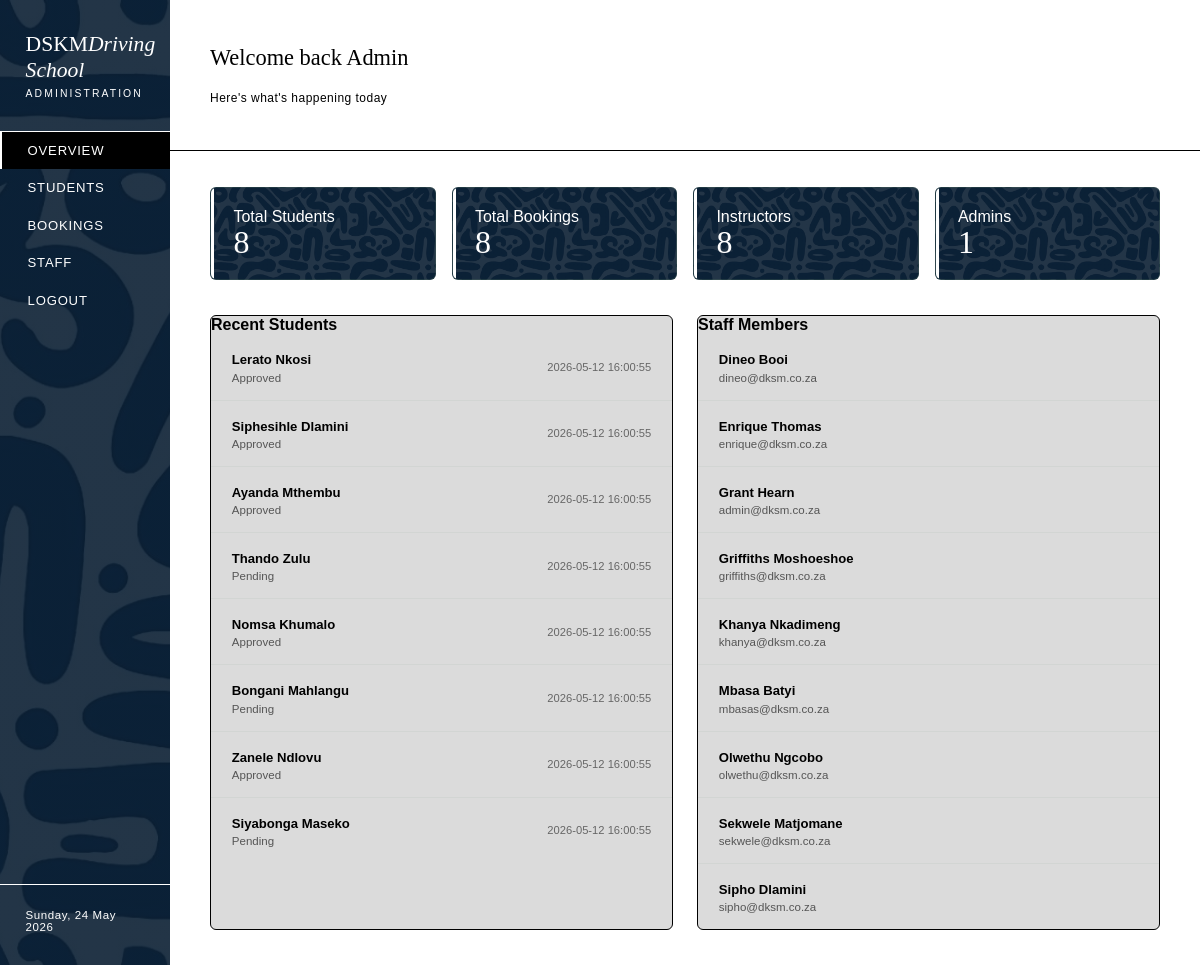
Page /administration/adminDasboard.php on the committed database.
### tables this page shows
CREATE TABLE student (
    student_id INT AUTO_INCREMENT PRIMARY KEY, 
    first_name VARCHAR(50), 
    last_name VARCHAR(50), 
    home_address VARCHAR(50), 
    username VARCHAR(50), 
    password VARCHAR(50), 
    email VARCHAR(100), 
    phone VARCHAR(15), 
    id_number VARCHAR(20), 
    learners_license_file VARCHAR(255), 
    learners_status VARCHAR(30) DEFAULT 'Pending', 
    user_level_id INT DEFAULT 3, 
    date_registered DATETIME DEFAULT CURRENT_TIMESTAMP);

CREATE TABLE users (
    user_id INT AUTO_INCREMENT PRIMARY KEY,
    user_name VARCHAR(50),
    user_pwd VARCHAR(50),
    user_full_name VARCHAR(100),
    phone VARCHAR(15),
    email VARCHAR(100),
    user_level_id INT
);

### administration/adminDasboard.php (the view, shortened to what this page needs)
<?php
    include_once "../incl/DatabaseConnection/dbConn.php";
    $totalStudents = $conn->query("SELECT COUNT(*) AS students
                                   FROM student")->fetch_assoc()['students'];
    $totalBookings = $conn->query("SELECT COUNT(*) AS bookings
                                   FROM booking_details")->fetch_assoc()['bookings'];
    $totalInstructors = $conn->query("SELECT COUNT(*) AS staff
                                      FROM users
                                      WHERE user_level_id = 2")->fetch_assoc()['staff'];
    $totalAdmins = $conn->query("SELECT COUNT(*) AS staff
                                 FROM users
                                 WHERE user_level_id = 1")->fetch_assoc()['staff'];
    $recentStudents = $conn->query("
        SELECT first_name, last_name, learners_status, date_registered
        FROM student
        ORDER BY date_registered DESC
    ");
    $staff = $conn->query("
        SELECT user_full_name, email
        FROM users
        ORDER BY user_full_name ASC
    ");
?>
<!DOCTYPE html>
<html lang="en">
<head>
    <link rel="stylesheet" href="../incl/style/administration/adminDashboard.css">
</head>
<body>
<div class="shell">
    <aside class="sidebar">
        <div class="sidebar-logo">
            <div class="wordmark">
                DSKM<em>Driving School</em>
            </div>
            <div class="sub">Administration</div>
        </div>
        <ul class="nav">
            <li><a href="#" class="active">Overview</a></li>
            <li><a href="/DSKMDrivingSchool/administration/students.php">Students</a></li>
            <li><a href="/DSKMDrivingSchool/administration/Bookings.php">Bookings</a></li>
            <li><a href="/DSKMDrivingSchool/administration/staff.php">Staff</a></li>
            <li><a href="/DSKMDrivingSchool/customers/index.html">Logout</a></li>
        </ul>
        <div class="sidebar-foot">
            <?php echo date('l, j M Y'); ?>
        </div>
    </aside>
    <div class="main">
        <header class="topbar">
            <div class="topbar-title">
                <h2>Welcome back Admin</h2>
                <br>
                <p>Here's what's happening today</p>
            </div>
        </header>
        <main class="content">
            <div class="stat-grid">
                <div class="stat-card">
                    <div>Total Students</div>
                    <div class="value"><?php echo $totalStudents; ?></div>
                </div>
                <div class="stat-card">
                    <div>Total Bookings</div>
                    <div class="value"><?php echo $totalBookings; ?></div>
                </div>
                <div class="stat-card">
                    <div>Instructors</div>
                    <div class="value"><?php echo $totalInstructors; ?></div>
                </div>
                <div class="stat-card">
                    <div>Admins</div>
                    <div class="value"><?php echo $totalAdmins; ?></div>
                </div>
            </div>
            <div class="lower-grid">
                <div class="panel">
                    <h4>Recent Students</h4>
                    <?php if ($recentStudents->num_rows > 0): ?>
                        <?php while ($row = $recentStudents->fetch_assoc()): ?>
                            <div class="activity-row">
                                <div>
                                    <strong>
                                        <?php echo $row['first_name'] . " " . $row['last_name']; ?>
                                    </strong>
                                    <p><?php echo $row['learners_status']; ?></p>
                                </div>
                                <span><?php echo $row['date_registered']; ?></span>
                            </div>
                        <?php endwhile; ?>
                    <?php else: ?>
                        <p>No students found</p>
                    <?php endif; ?>
                </div>
                <div class="panel">
                    <h4>Staff Members</h4>
                    <?php if ($staff->num_rows > 0): ?>
                        <?php while ($row = $staff->fetch_assoc()): ?>
                            <div class="activity-row">
                                <div>
                                    <strong><?php echo $row['user_full_name']; ?></strong>
                                    <p><?php echo $row['email']; ?></p>
                                </div>
                            </div>
                        <?php endwhile; ?>
                    <?php else: ?>
                        <p>No staff found</p>
                    <?php endif; ?>
                </div>
            </div>
        </main>
    </div>
</div>
</body>
</html>

### incl/style/administration/adminDashboard.css (style rules this page uses)
* { margin:0; padding:0; box-sizing:border-box; }
body { font-family:'Jost',sans-serif; background:white; color:black; min-height:100vh; overflow-x:hidden; }
.shell { position:relative; z-index:1; display:flex; min-height:100vh; }
.sidebar { width:170px; flex-shrink:0; background:linear-gradient(rgba(11, 31, 51, 0.9), rgba(11, 31, 51, 0.9)), url("../../images/mainBg.JPG"); background-size:cover; background-position:center; display:flex; flex-direction:column; padding:2rem 0; position:fixed; top:0; left:0; bottom:0; z-index:10; }
.sidebar-logo { padding:0 1.6rem 2rem; border-bottom:1px solid white; }
.sidebar-logo .wordmark { font-family:'Playfair Display',serif; font-size:1.35rem; font-weight:400; color:white; line-height:1.2; }
.sidebar-logo em { font-style:italic; color:white; }
.sidebar-logo .sub { font-size:.65rem; letter-spacing:.2em; text-transform:uppercase; color:white; margin-top:.25rem; }
.nav { flex:1; list-style:none; }
.nav li a { display:flex; align-items:center; gap:.75rem; padding:.7rem 1.6rem; font-size:.82rem; font-weight:500; letter-spacing:.06em; text-transform:uppercase; text-decoration:none; color:white; transition:all .2s; border-left:2px solid transparent; }
.nav li a:hover, .nav li a.active { color:white; background:black; border-left-color:white; }
.sidebar-foot { padding:1.5rem 1.6rem 0; border-top:1px solid white; font-size:.72rem; color:white; letter-spacing:.05em; }
.main { margin-left:170px; flex:1; display:flex; flex-direction:column; min-height:100vh; }
.topbar { display:flex; align-items:center; justify-content:space-between; padding:2.84rem 2.5rem; border-bottom:1px solid black; backdrop-filter:blur(6px); }
.topbar h2 { font-family:'Playfair Display',serif; font-weight:400; font-size:1.4rem; color:black; }
.topbar p { font-size:.75rem; color:black; letter-spacing:.04em; margin-top:.1rem; }
.content { flex:1; padding:2.2rem 2.5rem; }
.stat-grid { display:grid; grid-template-columns:repeat(auto-fit,minmax(180px,1fr)); gap:1rem; margin-bottom:2.2rem; }
.stat-card { background:linear-gradient(rgba(11, 31, 51, 0.9), rgba(11, 31, 51, 0.9)), url("../../images/mainBg.JPG"); background-size:cover; background-position:center; border:1px solid rgba(107,140,110,.22); border-radius:6px; padding:1.3rem 1.4rem; position:relative; overflow:hidden; color : white; transition:transform .2s, box-shadow .2s; }
.stat-card::before { content:''; position:absolute; top:0; left:0; width:3px; height:100%; background:white; }
.stat-card .value { font-family:'Playfair Display',serif; font-size:2rem; font-weight:400; color:white; line-height:1; }
.lower-grid { display:grid; grid-template-columns:repeat(auto-fit,minmax(320px,1fr)); gap:1.5rem; margin-top:1rem; }
.panel { background:rgba(217, 217, 217, 0.938); border:1px solid black; border-radius:6px; overflow:hidden; }
.activity-row { display:flex; justify-content:space-between; align-items:center; padding:1rem 1.3rem; border-bottom:1px solid rgba(107,140,110,.08); }
.activity-row:last-child { border-bottom:none; }
.activity-row strong { font-size:.82rem; color:black; }
.activity-row p { font-size:.72rem; color:#555; margin-top:.2rem; }
.activity-row span { font-size:.7rem; color:#666; }

### rows in the picture
student: first_name "Lerato", last_name "Nkosi", learners_status "Approved", date_registered "2026-05-12 16:00:55"
student: first_name "Siphesihle", last_name "Dlamini", learners_status "Approved", date_registered "2026-05-12 16:00:55"
student: first_name "Ayanda", last_name "Mthembu", learners_status "Approved", date_registered "2026-05-12 16:00:55"
student: first_name "Thando", last_name "Zulu", learners_status "Pending", date_registered "2026-05-12 16:00:55"
student: first_name "Nomsa", last_name "Khumalo", learners_status "Approved", date_registered "2026-05-12 16:00:55"
student: first_name "Bongani", last_name "Mahlangu", learners_status "Pending", date_registered "2026-05-12 16:00:55"
student: first_name "Zanele", last_name "Ndlovu", learners_status "Approved", date_registered "2026-05-12 16:00:55"
student: first_name "Siyabonga", last_name "Maseko", learners_status "Pending", date_registered "2026-05-12 16:00:55"
users: user_full_name "Dineo Booi", email "dineo@dksm.co.za"
users: user_full_name "Enrique Thomas", email "enrique@dksm.co.za"
users: user_full_name "Grant Hearn", email "admin@dksm.co.za"
users: user_full_name "Griffiths Moshoeshoe", email "griffiths@dksm.co.za"
users: user_full_name "Khanya Nkadimeng", email "khanya@dksm.co.za"
users: user_full_name "Mbasa Batyi", email "mbasas@dksm.co.za"
users: user_full_name "Olwethu Ngcobo", email "olwethu@dksm.co.za"
users: user_full_name "Sekwele Matjomane", email "sekwele@dksm.co.za"
users: user_full_name "Sipho Dlamini", email "sipho@dksm.co.za"

### other values in the picture
$totalStudents "8"
$totalBookings "8"
$totalInstructors "8"
$totalAdmins "1"
